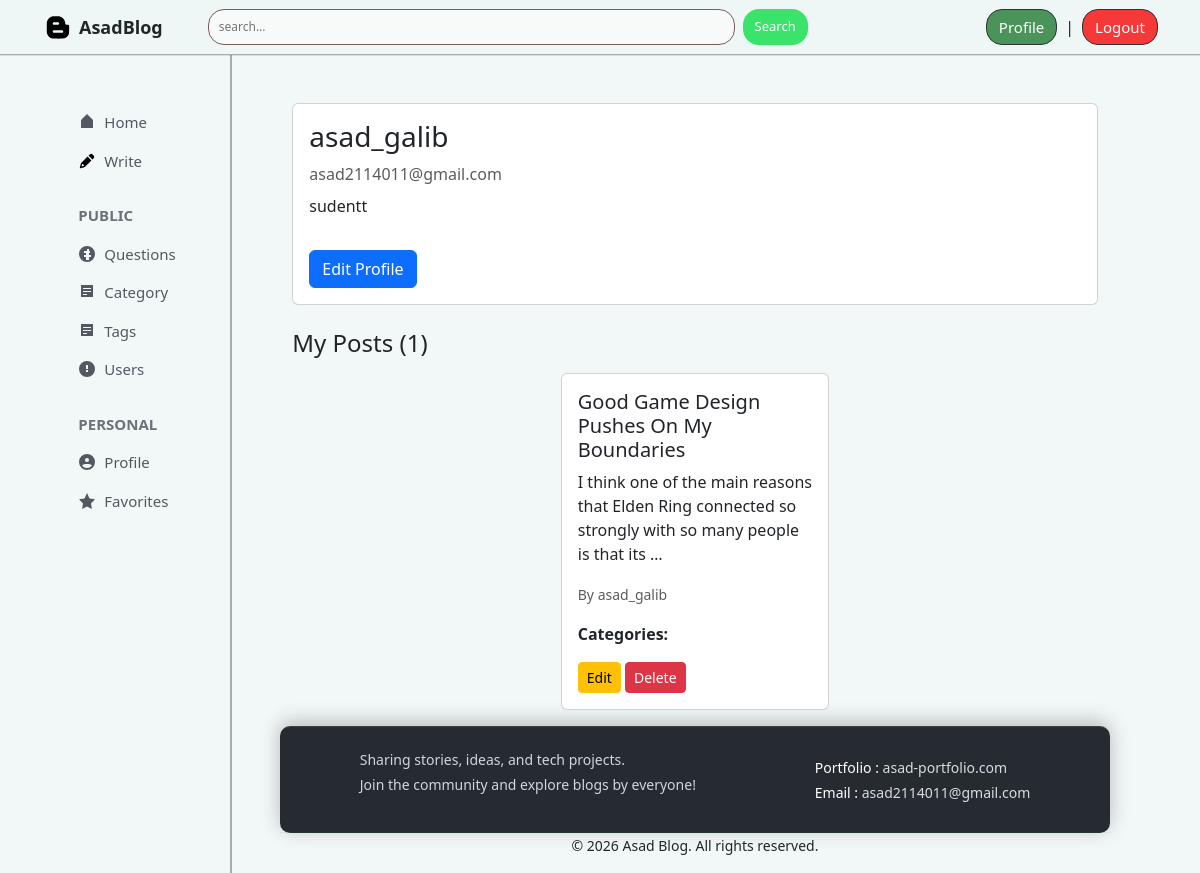
The app's page /author/profile/ (signed in) with its own data.
### author/models.py (models this page shows, shortened)
class Author(models.Model):
    user=models.OneToOneField(User,on_delete=models.CASCADE,related_name="author_profile")
    name=models.CharField(max_length=100)
    slug=models.SlugField(max_length=120,unique=True,blank=True)
    bio=models.TextField()
    email=models.EmailField(max_length=100)
    profile_image=models.ImageField(upload_to='authors/',blank=True,null=True)
    created_at=models.DateTimeField(auto_now_add=True)

### posts/models.py (models this page shows, shortened)
class Post(models.Model):
    title=models.CharField(max_length=200)
    slug=models.SlugField(max_length=250,unique=True,blank=True)
    content=models.TextField()
    post_image=models.ImageField(upload_to='posts/',blank=True,null=True)
    view_count=models.PositiveIntegerField(default=0)
    catagory=models.ForeignKey(catagory,on_delete=models.PROTECT,related_name='posts')
    author=models.ForeignKey(Author,on_delete=models.CASCADE,related_name='posts')
    tags=models.ManyToManyField(Tag,blank=True,related_name='posts')
    created_at=models.DateTimeField(auto_now_add=True)
    updated_at=models.DateTimeField(auto_now=True)
    class Meta:
        ordering=['-created_at']

### author/views.py (the view)
# urls.py: path('profile/',views.profile,name="profile"),
@login_required
def profile(request):
    author=get_object_or_404(Author,user=request.user)
    data=Post.objects.filter(author=author)
    return render(request,'profile.html',{'data':data,'author':author})

### author/templates/profile.html (shortened to what this page needs)
{% extends 'base.html' %}
{% load crispy_forms_tags %}
{% block content %}
<div class="container mt-4">
    <div class="row">
        <div class="col-md-12">
            <div class="card mb-4">
                <div class="card-body">
                    <div class="d-flex align-items-center">
                        <div>
                            <h3>{{ author.name }}</h3>
                            <p class="text-muted mb-0">{{ author.email }}</p>
                            <p class="mt-2">{{ author.bio }}</p>
                        </div>
                    </div>
                    <a class="btn btn-primary mt-3" href="{% url 'edit_profile' %}">Edit Profile</a>
                </div>
            </div>
        </div>
    </div>
</div>
<div class="container">
    <h4 class="mb-3">My Posts ({{ data.count }})</h4>
    {% if data %}
    <div class="d-flex flex-wrap justify-content-center">
        {% for post in data %}
        <div class="col-sm-12 col-md-6 col-lg-4 mb-3">
            <div class="card h-100">
                <div class="card-body">
                    <h5 class="card-title">{{ post.title }}</h5>
                    <p class="card-text">{{ post.content|truncatewords:20 }}</p>
                    <p>
                        <small class="text-muted">By {{ post.author.name }}</small>
                    </p>
                    <p>
                        <strong>Categories:</strong>
                    </p>
                    <div class="mt-3">
                        <a href="#" class="btn btn-warning btn-sm">Edit</a>
                        <a href="#" class="btn btn-danger btn-sm">Delete</a>
                    </div>
                </div>
            </div>
        </div>
        {% endfor %}
    </div>
    {% else %}
    <div class="alert alert-info">
        You haven't created any posts yet. <a href="#">Create your first post!</a>
    </div>
    {% endif %}
</div>
{% endblock %}

### static/css/base.css (style rules this page uses)
body { background-color: #f2f7f7; margin: 0; display: flex; flex-direction: column; min-height: 100vh; }

### records on screen
Author: name "asad_galib", email "asad2114011@gmail.com", bio "sudentt"
Post: title "Good Game Design Pushes On My Boundaries", content "I think one of the main reasons that Elden Ring connected so strongly with so many people is that its …", author.name "asad_galib"

### other values on screen
{{ data.count }} "1"
